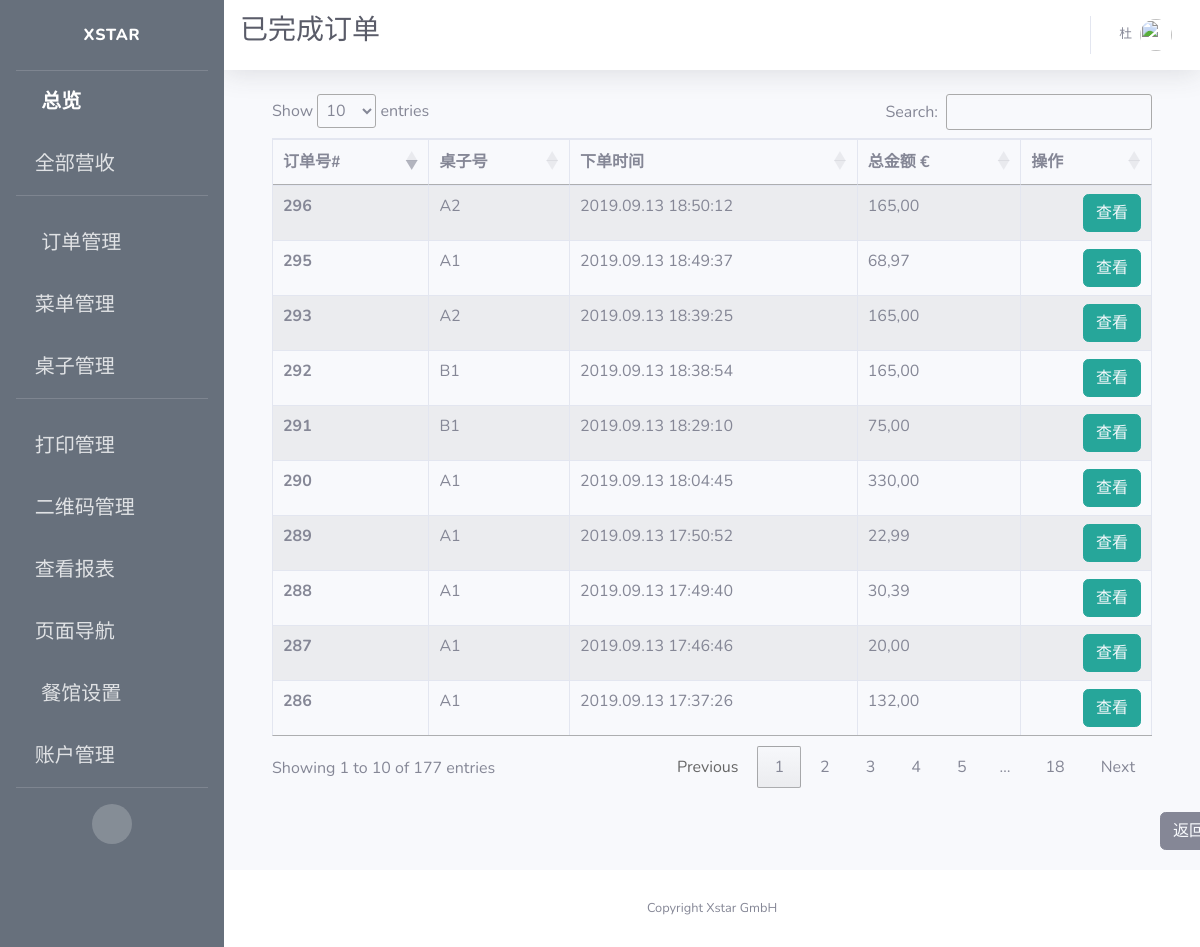
The app's page /admin/view/paid/alacarte/orders (signed in), older data.
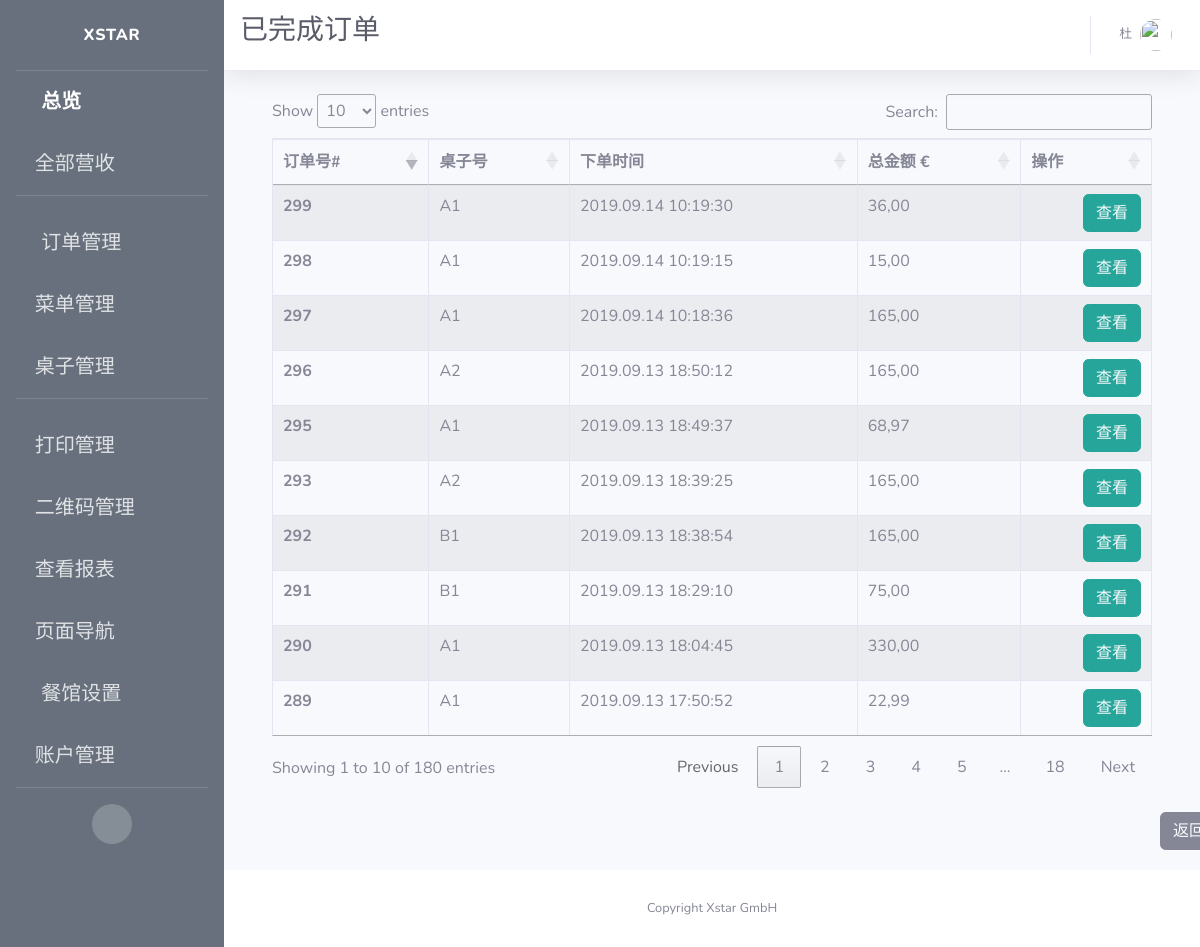
The same page, newer data.
### app/models.py (models this page shows)
class Order(db.Model):
    id = db.Column(db.Integer, primary_key=True, unique=True, index=True)
    totalPrice = db.Column(db.Float, unique=False)
    orderNumber = db.Column(db.String(200), unique=True)
    timeCreated = db.Column(db.DateTime, default=datetime.utcnow)
    isPaid = db.Column(db.Boolean, default=False)
    isReady = db.Column(db.Boolean, default=False)
    isPickedUp = db.Column(db.Boolean, default=False)
    items = db.Column(db.String(1500))
    pay_via = db.Column(db.String(100))
    type = db.Column(db.String(100))
    container = db.Column(db.String(300))
    mealPrinted = db.Column(db.Boolean, default=False)
    printed = db.Column(db.Boolean, default=False)
    settleTime = db.Column(db.DateTime)
    settleID = db.Column(db.String(500))
    table_name = db.Column(db.String(500))
    seat_number = db.Column(db.String(500))
    isCancelled = db.Column(db.Boolean(), default=False)
    isDone = db.Column(db.Boolean())
    dishes = db.Column(db.String(1500))
    discount = db.Column(db.Float, default=0.0)
    discount_rate = db.Column(db.Float, default=0.0)
    subtype = db.Column(db.String(500))
    endTotal = db.Column(db.Float, default=totalPrice)

### app/routes.py (the view)
@app.route('/admin/view/paid/alacarte/orders')
@login_required
def admin_view_paid_alacarte_orders():
    orders = db.session.query(Order).filter(
        Order.type == "In",
        Order.isPaid == True).all()
    cancelled_orders = db.session.query(Order).filter(
        Order.type == "In",
        Order.isCancelled == True).all()
    cur_orders = orders + cancelled_orders
    items = {order.id: json.loads(order.items) for order in cur_orders}
    context = dict(open_orders=cur_orders,
                   items=items,
                   title=u"已完成订单",
                   referrer=request.headers.get('Referer'),
                   company_name=company_info.get('company_name'),
                   datetime_format=datetime_format,
                   formatter=formatter)
    return render_template("admin_view_paid_alacarte_orders.html", **context)

### app/models.py (called while the page is built)
@login.user_loader
def load_user(id):
    return User.query.get(int(id))

### app/utilities.py (called while the page is built)
def formatter(number):
    if number == 0:
        number = '{:.2f}'.format(round(number, 2))
        number = number.replace(".", ",")
        return number
    number = format_decimal(round(float(number), 2), locale="de_DE")
    if len(number.split(",")) == 1:
        number = number + ",00"
        return number
    if len(number.split(",")[1]) == 1:
        number = number + "0"
        return number
    return number

### app/templates/admin_view_paid_alacarte_orders.html (shortened to what this page needs)
{% extends 'base.html' %}
{% block css %}
<link rel="stylesheet" type="text/css" href="https://cdn.datatables.net/1.10.19/css/jquery.dataTables.css">
<link rel="stylesheet" type="text/css" href="https://cdnjs.cloudflare.com/ajax/libs/twitter-bootstrap/4.1.3/css/bootstrap.css">
<link rel="stylesheet" type="text/css" href="https://cdn.datatables.net/1.10.19/css/dataTables.bootstrap4.min.css">
{% endblock %}
{% block title %}
<h1 class="h3 mb-2 text-gray-800">{{title}}</h1>
{% endblock %}
{% block content %}
<div class="container">
  <div class="row">
    <div class="col-sm-12">
      <table id="example" class="table table-striped table-bordered">
        <thead>
          <tr>
            <th scope="col">订单号#</th>
            <th scope="col">桌子号</th>
            <th scope="col">下单时间</th>
            <th scope="col">总金额 €</th>
            <th scope="col">操作</th>
          </tr>
        </thead>
        <tbody>
          {% for order in open_orders %}
          <tr>
            <th scope="row">{{order.id}}</th>
            <td>{{ order.table_name }}</td>
            <td>{{ order.timeCreated.strftime(datetime_format) }}</td>
            <td>{{ formatter(order.totalPrice) }}</td>
            <td style="text-align:right">
              <span>
                <button type="button" class="btn btn-info" style="border-color:#26a69a; background-color:#26a69a;">
                  <a href={{ url_for('admin_alacarte_order_edit', order_id=order.id) }} style="color: rgb(247, 249, 252)">
                    查看
                  </a>
                </button>
              </span>
            </td>
          </tr>
          {% endfor %}
        </tbody>
      </table>
    </div>
  </div>
</div>
<br>
<button type="button" class="btn btn-secondary" id="back">
  <a style="color: rgb(247, 249, 252)" href={{ referrer }} >
    返回
  </a>
</button>
{% endblock %}

Row changes from the older to the newer data that the page shows:
no longer on this page (row unchanged): Order: id "286", table_name "A1", timeCreated "2019.09.13 17:37:26", totalPrice "132,00"
no longer on this page (row unchanged): Order: id "287", table_name "A1", timeCreated "2019.09.13 17:46:46", totalPrice "20,00"
no longer on this page (row unchanged): Order: id "288", table_name "A1", timeCreated "2019.09.13 17:49:40", totalPrice "30,39"
added Order: id "297", table_name "A1", timeCreated "2019.09.14 10:18:36", totalPrice "165,00"
added Order: id "298", table_name "A1", timeCreated "2019.09.14 10:19:15", totalPrice "15,00"
added Order: id "299", table_name "A1", timeCreated "2019.09.14 10:19:30", totalPrice "36,00"
Text that changed along with them:
text written by a page script: "Show entries Search: Showing 1 to 10 of 177 entries Previous 1 2 3 4 5 … 18 Next" → "Show entries Search: Showing 1 to 10 of 180 entries Previous 1 2 3 4 5 … 18 Next"
